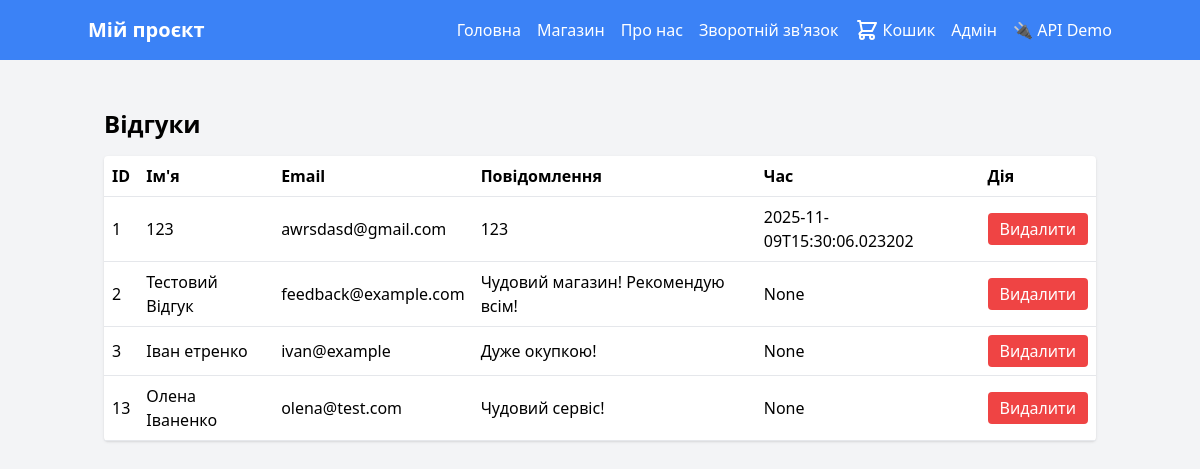
/admin/feedback (signed in), run on an earlier commit of the app's database.
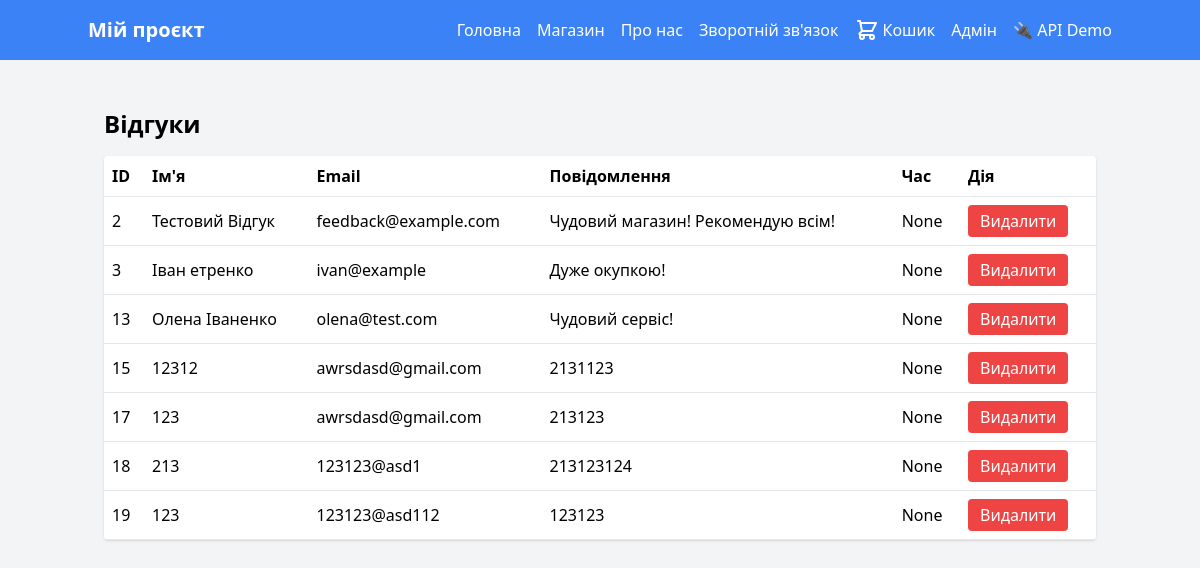
And on a later commit of the database.
### tables this page shows
CREATE TABLE feedback (
            id INTEGER PRIMARY KEY AUTOINCREMENT,
            name TEXT,
            email TEXT,
            message TEXT,
            created_at TEXT
        );

### app.py (the view)
@app.route('/admin/feedback')
@admin_required
def admin_feedback():
    db = get_db()
    cur = db.execute('SELECT * FROM feedback ORDER BY created_at DESC')
    feedbacks = [row_to_obj(r) for r in cur.fetchall()]
    return render_template('admin/feedback.html', feedbacks=feedbacks)

### app.py (called while the page is built)
def get_db():
    if 'db' not in g:
        conn = sqlite3.connect(DB_PATH)
        conn.row_factory = sqlite3.Row
        g.db = conn
        global _db_initialized
        if not _db_initialized:
            initialize_db(conn)
            _db_initialized = True
    return g.db

def row_to_obj(row):
    if row is None:
        return None
    return SimpleNamespace(**dict(row))

def admin_required(f):
    from functools import wraps
    @wraps(f)
    def decorated_function(*args, **kwargs):
        if not session.get('admin_logged_in'):
            return redirect(url_for('admin_login'))
        return f(*args, **kwargs)
    return decorated_function

### templates/admin/feedback.html (shortened to what this page needs)
{% extends "base.html" %}
{% block content %}
<h1 class="text-2xl font-bold mb-4">Відгуки</h1>
<table class="w-full bg-white rounded shadow">
    <thead>
        <tr class="text-left border-b">
            <th class="p-2">ID</th>
            <th class="p-2">Ім'я</th>
            <th class="p-2">Email</th>
            <th class="p-2">Повідомлення</th>
            <th class="p-2">Час</th>
            <th class="p-2">Дія</th>
        </tr>
    </thead>
    <tbody>
        {% for f in feedbacks %}
            <tr class="border-b">
                <td class="p-2">{{ f.id }}</td>
                <td class="p-2">{{ f.name or '-' }}</td>
                <td class="p-2">{{ f.email or '-' }}</td>
                <td class="p-2">{{ f.message }}</td>
                <td class="p-2">{{ f.created_at }}</td>
                <td class="p-2">
                    <form action="{{ url_for('admin_feedback_delete', fb_id=f.id) }}" method="post" onsubmit="return confirm('Видалити відгук?');">
                        <button class="bg-red-500 text-white px-3 py-1 rounded">Видалити</button>
                    </form>
                </td>
            </tr>
        {% endfor %}
    </tbody>
</table>
{% endblock %}

### templates/base.html (shortened to what this page needs)
<!DOCTYPE html>
<html lang="uk">
<head>
    <script src="https://cdn.tailwindcss.com"></script>
</head>
<body class="bg-gray-100">
    <nav class="bg-blue-500 p-4">
        <div class="container mx-auto flex justify-between items-center">
            <a href="/" class="text-white text-xl font-bold transition-transform duration-300 hover:scale-110">Мій проєкт</a>
            <div class="hidden md:flex space-x-4 items-center">
                <a href="/" class="text-white hover:text-blue-200 transition-colors duration-300 hover:underline">Головна</a>
                <a href="/market" class="text-white hover:text-blue-200 transition-colors duration-300 hover:underline">Магазин</a>
                <a href="/about" class="text-white hover:text-blue-200 transition-colors duration-300 hover:underline">Про нас</a>
                <a href="/HELP" class="text-white hover:text-blue-200 transition-colors duration-300 hover:underline">Зворотній зв'язок</a>
                <a href="/cart" class="text-white hover:text-blue-200 transition-colors duration-300 flex items-center gap-1">
                    <svg class="w-6 h-6" fill="none" stroke="currentColor" viewBox="0 0 24 24">
                        <path stroke-linecap="round" stroke-linejoin="round" stroke-width="2" d="M3 3h2l.4 2M7 13h10l4-8H5.4M7 13L5.4 5M7 13l-2.293 2.293c-.63.63-.184 1.707.707 1.707H17m0 0a2 2 0 100 4 2 2 0 000-4zm-8 2a2 2 0 11-4 0 2 2 0 014 0z"></path>
                    </svg>
                    Кошик
                </a>
                <a href="/admin" class="text-white hover:text-blue-200 transition-colors duration-300">Адмін</a>
                <a href="/api-demo" class="text-white hover:text-blue-200 transition-colors duration-300">🔌 API Demo</a>
            </div>
        </div>
    </nav>
    <div class="container mx-auto mt-8 p-4">
        {% block content %}{% endblock %}
    </div>
</body>
</html>

What changed in the data, as far as the page shows it:
removed feedback: name "123", email "awrsdasd@gmail.com", message "123", created_at "2025-11-09T15:30:06.023202"
added feedback: name "12312", email "awrsdasd@gmail.com", message "2131123"
added feedback: name "123", email "awrsdasd@gmail.com", message "213123"
added feedback: name "213", email "123123@asd1", message "213123124"
added feedback: name "123", email "123123@asd112", message "123123"
Also different on the page:
new list line: "15 None Видалити"
new list line: "17 None Видалити"
new list line: "18 None Видалити"
new list line: "19 None Видалити"
list line gone: "1 Видалити"
